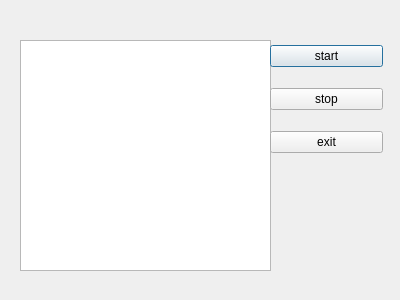
<?xml version="1.0" encoding="UTF-8"?>
<ui version="4.0">
 <class>Dialog</class>
 <widget class="QDialog" name="Dialog">
  <property name="geometry">
   <rect>
    <x>0</x>
    <y>0</y>
    <width>400</width>
    <height>300</height>
   </rect>
  </property>
  <property name="windowTitle">
   <string>Dialog</string>
  </property>
  <widget class="QTextEdit" name="textEdit">
   <property name="geometry">
    <rect>
     <x>20</x>
     <y>40</y>
     <width>251</width>
     <height>231</height>
    </rect>
   </property>
  </widget>
  <widget class="QWidget" name="verticalLayoutWidget">
   <property name="geometry">
    <rect>
     <x>270</x>
     <y>30</y>
     <width>113</width>
     <height>141</height>
    </rect>
   </property>
   <layout class="QVBoxLayout" name="verticalLayout">
    <item>
     <widget class="QPushButton" name="btn_1">
      <property name="text">
       <string>start</string>
      </property>
     </widget>
    </item>
    <item>
     <widget class="QPushButton" name="btn_2">
      <property name="text">
       <string>stop</string>
      </property>
     </widget>
    </item>
    <item>
     <widget class="QPushButton" name="btn_3">
      <property name="text">
       <string>exit</string>
      </property>
     </widget>
    </item>
   </layout>
  </widget>
 </widget>
 <resources/>
 <connections/>
</ui>
